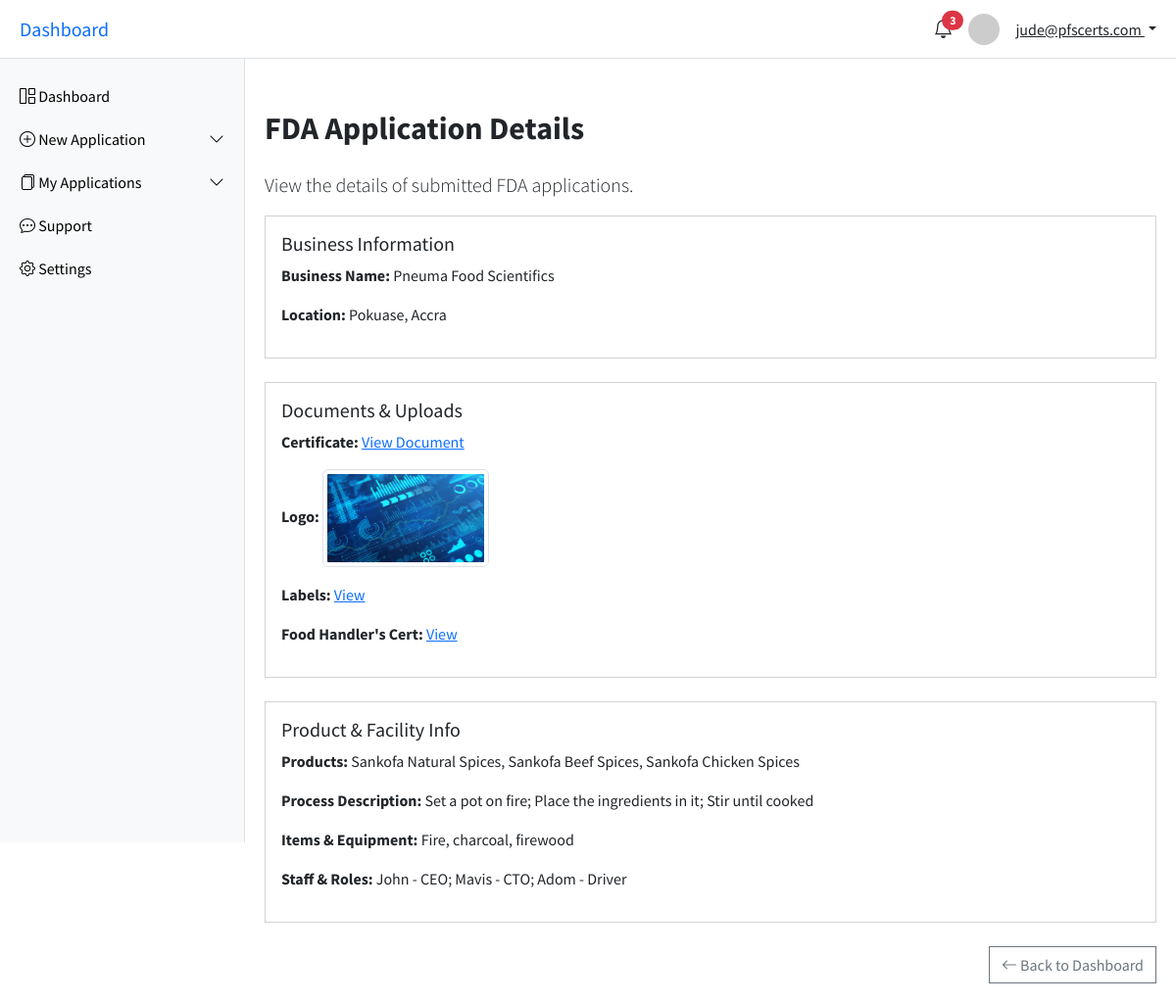
Page /account/fda_application_details/1/ (signed in) on the committed database.
### account/models.py (models this page shows, shortened)
class CustomUser(AbstractUser):
    email = models.EmailField(unique=True)
    username = models.CharField(max_length=100)
    first_name = models.CharField(max_length=50)
    USERNAME_FIELD = 'email'
    REQUIRED_FIELDS = ['username']

class FDAApplication(models.Model):
    STATUS_CHOICES = [
        ('pending', 'Pending'),
        ('in_review', 'In Review'),
        ('completed_documentation', 'Completed Documentation'),
    ]
    user = models.ForeignKey(CustomUser, on_delete=models.CASCADE, related_name='fda_applications')
    business_certificate = models.FileField(upload_to='fda/business_certificates/')
    business_name = models.CharField(max_length=255)
    location = models.CharField(max_length=255)
    products = models.TextField()
    logo = models.ImageField(upload_to='fda/logos/', null=True, blank=True)
    lab_results = models.FileField(upload_to='fda/lab_results/', null=True, blank=True)
    product_labels = models.FileField(upload_to='fda/product_labels/', null=True, blank=True)
    food_handler_cert = models.FileField(upload_to='fda/food_handler_certs/', null=True, blank=True)
    process_description = models.TextField(null=True, blank=True)
    voice_note = models.FileField(upload_to='fda/voice_notes/', null=True, blank=True)
    facility_video = models.FileField(upload_to='fda/facility_videos/', null=True, blank=True)
    items_equipment = models.TextField()
    staff_roles = models.TextField()
    application_status = models.CharField(max_length=50, choices=STATUS_CHOICES, default='pending')
    submitted_at = models.DateTimeField(auto_now_add=True)
    updated_at = models.DateTimeField(auto_now=True)

### account/views.py (the view)
# urls.py: path('fda_application_details/<int:pk>/', view_fda_application, name='fda-application-details'),
@login_required
def view_fda_application(request, pk):
    fda_application = get_object_or_404(FDAApplication, pk=pk, user=request.user)
    context = {
        'fda_application': fda_application,
    }
    return render(request, 'account/fda-application-details.html', context)

### account/templates/account/fda-application-details.html (shortened to what this page needs)
{% extends 'account/base.html' %}
{% block content %}
<main class="main-content" id="mainContent">
    <div class="pt-4">
      <h2 class="fw-bold mb-4 mt-2">FDA Application Details</h2>
      <p class="lead">View the details of submitted FDA applications.</p>
      <div class="card mb-4">
        <div class="card-body">
          <h5 class="card-title">Business Information</h5>
          <p><strong>Business Name:</strong> {{ fda_application.business_name }}</p>
          <p><strong>Location:</strong> {{ fda_application.location }}</p>
        </div>
      </div>
      <div class="card mb-4">
        <div class="card-body">
          <h5 class="card-title">Documents &amp; Uploads</h5>
          <p><strong>Certificate:</strong> <a href="{{ fda_application.business_certificate.url }}" target="_blank">View Document</a></p>
          <p><strong>Logo:</strong> <img src="{{ fda_application.logo.url }}" alt="Business Logo" class="img-thumbnail" style="height: 100px;"></p>
          <p><strong>Labels:</strong> <a href="{{ fda_application.product_labels.url }}" target="_blank">View</a></p>
          <p><strong>Food Handler's Cert:</strong> <a href="{{ fda_application.food_handler_cert.url }}" target="_blank">View</a></p>
        </div>
      </div>
      <div class="card mb-4">
        <div class="card-body">
          <h5 class="card-title">Product &amp; Facility Info</h5>
          <p><strong>Products:</strong> {{ fda_application.products }}</p>
          <p><strong>Process Description:</strong> {{ fda_application.process_description }}</p>
          <p><strong>Items &amp; Equipment:</strong> {{ fda_application.items_equipment }}</p>
          <p><strong>Staff &amp; Roles:</strong> {{ fda_application.staff_roles }}</p>
        </div>
      </div>
      <div class="text-end">
        <a href="{% url 'user-dashboard' %}" class="btn btn-outline-secondary"><i class="bi bi-arrow-left"></i> Back to Dashboard</a>
      </div>
    </div>
</main>
{% endblock content %}

### account/templates/account/base.html (shortened to what this page needs)
<!DOCTYPE html>
{% load static %}
<html lang="en">
<head>
  <link href="https://cdn.jsdelivr.net/npm/bootstrap@5.3.3/dist/css/bootstrap.min.css" rel="stylesheet">
  <link href="https://cdn.jsdelivr.net/npm/bootstrap-icons@1.10.5/font/bootstrap-icons.css" rel="stylesheet">
</head>
<body>
<header class="topbar">
  <h5 class="m-0 d-none d-lg-block">
    <a href="{% url 'user-dashboard' %}" class="text-decoration-none">Dashboard</a>
  </h5>
  <div class="d-flex align-items-center gap-3 ms-auto">
    <div class="dropdown">
      <a href="#" class="text-dark position-relative" id="notifDropdown" data-bs-toggle="dropdown" aria-expanded="false">
        <i class="bi bi-bell fs-5"></i>
        <span class="position-absolute top-0 start-100 translate-middle badge rounded-pill bg-danger">3</span>
      </a>
    </div>
    <img src="https://via.placeholder.com/32" class="profile-img" alt="User Image">
    <div class="dropdown">
      <a class="dropdown-toggle text-dark" href="#" id="userDropdown" data-bs-toggle="dropdown" aria-expanded="false">
        {{ request.user.email }}
      </a>
    </div>
  </div>
</header>
<nav class="sidebar" id="sidebar">
  <a href="{% url 'user-dashboard' %}"><i class="bi bi-grid-1x2"></i> Dashboard</a>
  <a data-bs-toggle="collapse" href="#newAppMenu" role="button" aria-expanded="false" aria-controls="newAppMenu">
    <i class="bi bi-plus-circle"></i> New Application
    <i class="bi bi-chevron-down float-end"></i>
  </a>
  <a data-bs-toggle="collapse" href="#myAppsMenu" role="button" aria-expanded="false" aria-controls="myAppsMenu">
    <i class="bi bi-files"></i> My Applications
    <i class="bi bi-chevron-down float-end"></i>
  </a>
  <a href="#"><i class="bi bi-chat-dots"></i> Support</a>
  <a href="#"><i class="bi bi-gear"></i> Settings</a>
</nav>
{% block content %}{% endblock content %}
</body>
</html>

### account/templates/account/base.html (style rules this page uses)
body { font-family: 'Source Sans Pro', sans-serif; }
.sidebar { position: fixed; top: 60px; left: 0; height: 100vh; width: 250px; background: #f8f9fa; border-right: 1px solid #dee2e6; padding-top: 1rem; transition: transform 0.3s ease; }
.sidebar a { padding: 10px 20px; display: block; color: #000; text-decoration: none; }
.main-content { margin-left: 250px; padding: 80px 20px 20px; transition: margin-left 0.3s; }
.topbar { position: fixed; top: 0; left: 0; right: 0; height: 60px; background-color: #fff; border-bottom: 1px solid #dee2e6; display: flex; align-items: center; justify-content: space-between; padding: 0 20px; z-index: 1030; }
.btn, .card { border-radius: 0 !important; box-shadow: none !important; transition: background-color 0.3s, color 0.3s; }
.profile-img { width: 32px; height: 32px; object-fit: cover; border-radius: 50%; }

### rows in the picture
CustomUser: user.email "jude@pfscerts.com"
FDAApplication: business_name "Pneuma Food Scientifics", location "Pokuase, Accra", logo (picture), products "Sankofa Natural Spices, Sankofa Beef Spices, Sankofa Chicken Spices", process_description "Set a pot on fire; Place the ingredients in it; Stir until cooked", items_equipment "Fire, charcoal, firewood", staff_roles "John - CEO; Mavis - CTO; Adom - Driver"
